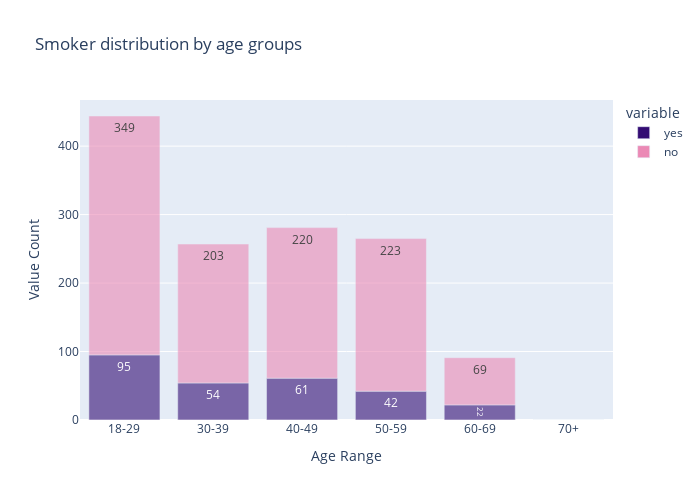

Notebook code for this chart:
### Markdown cell above
Smoker Distribution Over Age

### Code cell
#### Smoker Distribution Over Age

df_plot_temp1 = pd.concat([df_plot["age_range"], pd.get_dummies(df_plot["smoker"])], axis = 1)
    
df_plot_age_grouped = df_plot_temp1.groupby('age_range').agg({"yes":"sum", "no":"sum"})

df_plot_age_grouped = df_plot_age_grouped.reset_index()

df_plot_age_grouped["Yes %"] = df_plot_age_grouped.apply(lambda x: round(x.yes/(x.yes+x.no)*100,1) if (x.yes+x.no)>0 else 0, axis = 1)
df_plot_age_grouped["No %"] = df_plot_age_grouped.apply(lambda x: round(x.no/(x.yes+x.no)*100,1) if (x.yes+x.no)>0 else 0, axis = 1)


fig = px.bar(df_plot_age_grouped, x = "age_range", y = ["yes", "no"], hover_data=['Yes %', 'No %'], text_auto='.s',
             color_discrete_map={'yes': '#330C73', 'no': '#EB89B5'},
             labels = {"yes":"Yes", "no":"No"},
              title ="Smoker distribution by age groups", opacity=0.6)

fig.update_layout(width=700, height=500, xaxis_title_text='Age Range', yaxis_title_text='Value Count')
fig.show()

### Figure 1 — Plotly figure (JSON) as saved in the notebook; plotly's stock layout.template omitted (floating-point values rounded to 4 significant figures)
{"data": [{"alignmentgroup": "True", "customdata": [[21.4, 78.6], [21, 79], [21.7, 78.3], [15.8, 84.2], [24.2, 75.8], [0, 0]], "hovertemplate": "variable=yes<br>age_range=%{x}<br>value=%{y}<br>Yes %=%{customdata[0]}<br>No %=%{customdata[1]}<extra></extra>", "legendgroup": "yes", "marker": {"color": "#330C73", "opacity": 0.6, "pattern": {"shape": ""}}, "name": "yes", "offsetgroup": "yes", "orientation": "v", "showlegend": true, "textposition": "auto", "texttemplate": "%{y:.s}", "type": "bar", "x": ["18-29", "30-39", "40-49", "50-59", "60-69", "70+"], "xaxis": "x", "y": [95, 54, 61, 42, 22, 0], "yaxis": "y"}, {"alignmentgroup": "True", "customdata": [[21.4, 78.6], [21, 79], [21.7, 78.3], [15.8, 84.2], [24.2, 75.8], [0, 0]], "hovertemplate": "variable=no<br>age_range=%{x}<br>value=%{y}<br>Yes %=%{customdata[0]}<br>No %=%{customdata[1]}<extra></extra>", "legendgroup": "no", "marker": {"color": "#EB89B5", "opacity": 0.6, "pattern": {"shape": ""}}, "name": "no", "offsetgroup": "no", "orientation": "v", "showlegend": true, "textposition": "auto", "texttemplate": "%{y:.s}", "type": "bar", "x": ["18-29", "30-39", "40-49", "50-59", "60-69", "70+"], "xaxis": "x", "y": [349, 203, 220, 223, 69, 0], "yaxis": "y"}], "layout": {"barmode": "relative", "height": 500, "legend": {"title": {"text": "variable"}, "tracegroupgap": 0}, "title": {"text": "Smoker distribution by age groups"}, "width": 700, "xaxis": {"anchor": "y", "domain": [0, 1], "title": {"text": "Age Range"}}, "yaxis": {"anchor": "x", "domain": [0, 1], "title": {"text": "Value Count"}}}}
